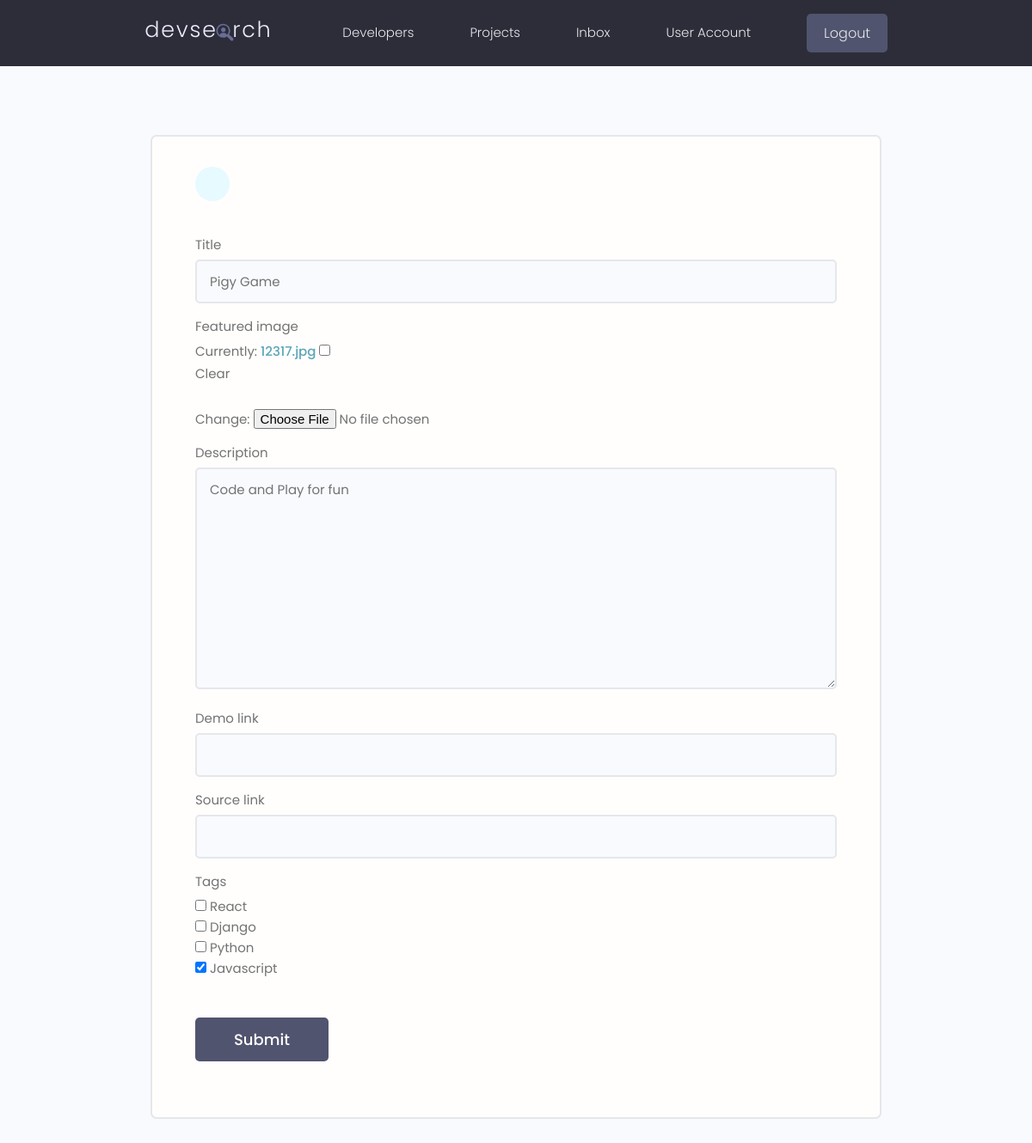
Before: /projects/updateProject/a73b1c71-f728-4197-91dd-25fe383a189c/ (signed in) with the older database file.
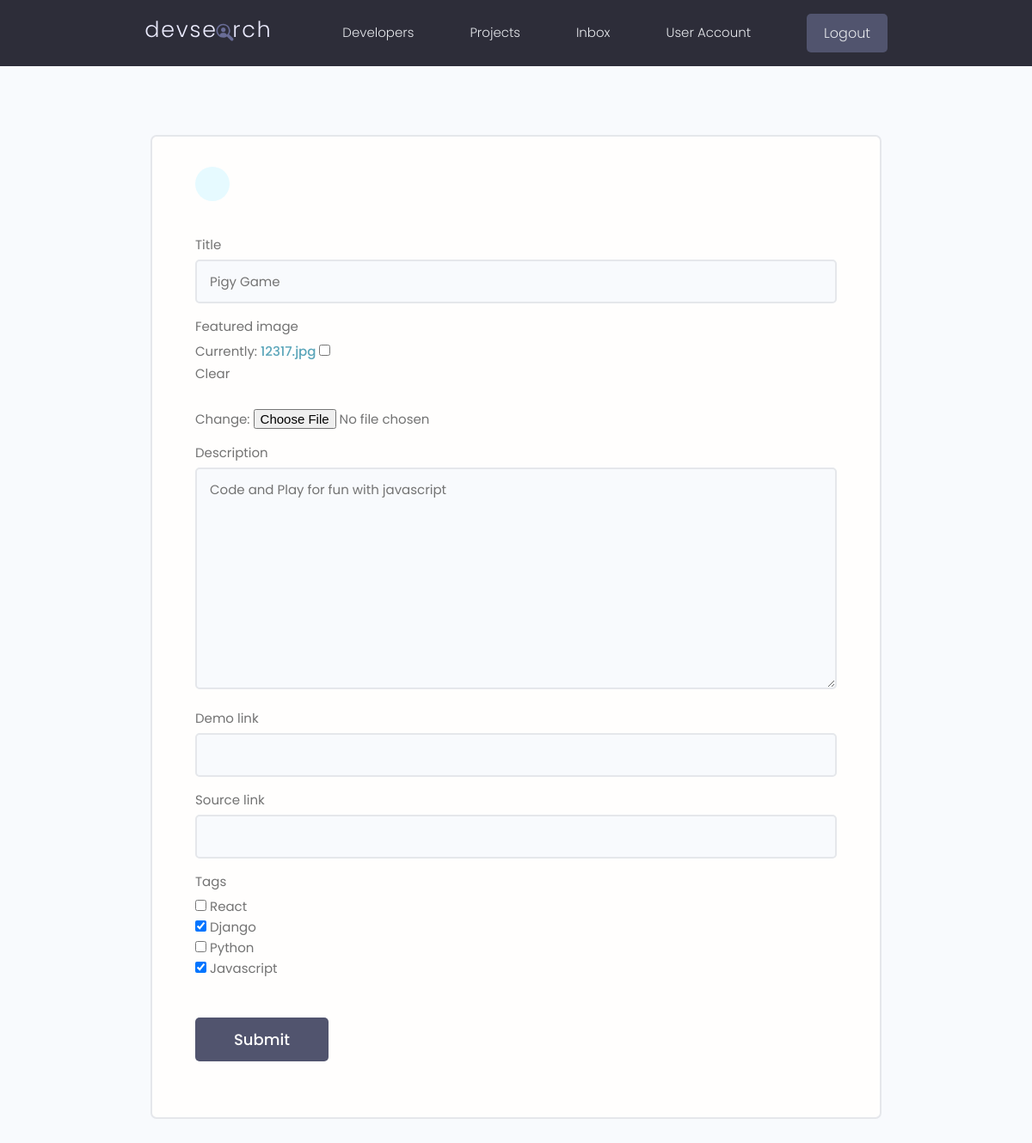
After: the same page with the newer database file.
### projects/models.py (models this page shows, shortened)
class Project(models.Model):
    owner = models.ForeignKey(Profile, null=True, blank=True, on_delete=models.SET_NULL)
    title = models.CharField(max_length=200)
    description = models.TextField(null=True, blank=True)
    demo_link = models.CharField(max_length=2000, null=True, blank=True)
    source_link = models.CharField(max_length=200, null=True, blank=True)
    featured_image = models.ImageField(default='default.jpg', null=True, blank=True)
    tags = models.ManyToManyField('Tag', blank=True)
    vote_total =models.IntegerField(default=0, null=True, blank=True)
    vote_ratio =models.IntegerField(default=0, null=True, blank=True)
    created =models.DateTimeField(auto_now_add=True)
    id = models.UUIDField(default=uuid.uuid4, unique=True,editable=False,
                            primary_key=True)

### projects/views.py (the view)
# urls.py: path('updateProject/<str:pk>/',views.updateProject, name="update-project"),
@login_required(login_url="login")
def updateProject(request, pk):
    profile = request.user.profile
    project = profile.project_set.get(id=pk)
    form = ProjectForm(instance=project)
    if request.method == 'POST':
        form = ProjectForm(request.POST,request.FILES, instance=project)
        if form.is_valid():
            form.save()
            messages.success(request, "Project Updated successfuly")
            return redirect('account')
    context = {'form': form}
    return render(request, 'projects/project_form.html', context)

### projects/forms.py
class ProjectForm(ModelForm):
    class Meta:
        model = Project
        fields = ['title', 'featured_image','description','demo_link','source_link','tags']
        widgets = {
'tags':forms.CheckboxSelectMultiple(),
        }
    def __init__(self, *args, **kwargs):
        super(ProjectForm, self).__init__(*args, **kwargs)
        for name, field in self.fields.items():
            field.widget.attrs.update(
                    {'class':'input'}
                    )
        self.fields['title'].widget.attrs.update(
        {'placeholder':'Enter Project Title'}
        )

### projects/models.py (called while the page is built)
    def __str__(self):
        return self.name

### projects/templates/projects/project_form.html (shortened to what this page needs)
{% extends 'main.html' %}
{% block content %}
<main class="formPage my-xl">
    <div class="content-box">
        <div class="formWrapper">
            <a class="backButton" href="#"></a>
            <br>
            <form class="form" method="POST" enctype="multipart/form-data">
                {% for field in form %}
                <div class="form__field">
                    <label for="formInput#text">{{field.label}} </label>
                    {{field}}
                </div>
                {% endfor %}
                <input class="btn btn--sub btn--lg  my-md" type="submit" value="Submit" />
            </form>
        </div>
    </div>
</main>
{% endblock content %}

Changed rows visible on the page:
changed Project "Pigy Game": description "Code and Play for fun" → "Code and Play for fun with javascript"
Other visible differences:
form field tags: "☐ ☐ ☐ ☑" → "☐ ☑ ☐ ☑"
